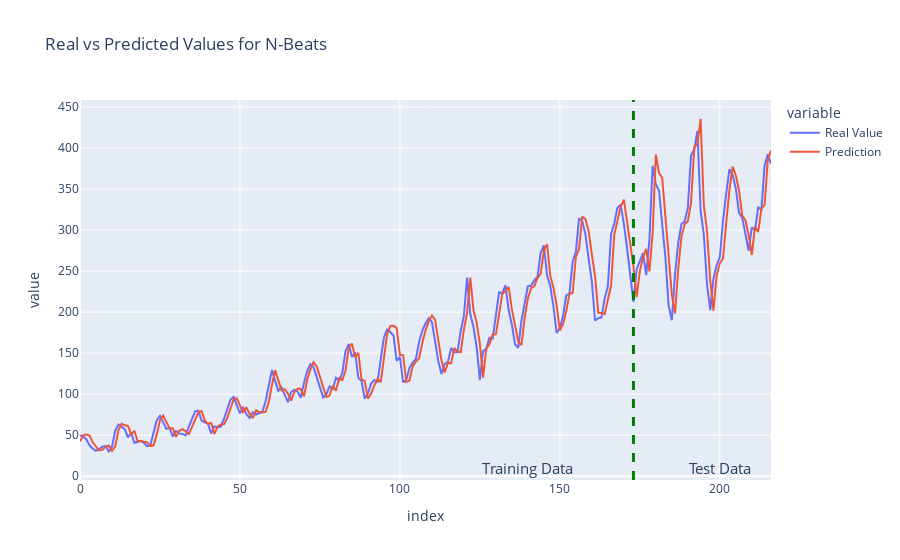

The cell this chart's notebook holds for it:
### Code cell
preds = pd.DataFrame(index = np.arange(len(y_train) + len(y_test)))
preds["Real Value"] = np.hstack([y_train[:, 0], y_test[:, 0]])
preds["Prediction"] = np.hstack([nbeats.predict(X_train)[:, 0], nbeats.predict(X_test)[:, 0]])
import plotly.express as px
fig = px.line(preds[["Real Value", "Prediction"]], title = "Real vs Predicted Values for N-Beats")
fig.add_vline(x = len(y_train), line_width=3, line_dash='dash', line_color='green')
fig.add_annotation(x = 140, y = 10,
 text='Training Data',
 font=dict(size=15),
 showarrow=False)
fig.add_annotation(x = 200, y = 10,
 text='Test Data',
 font=dict(size=15),
 showarrow=False)

### Figure 1 — Plotly figure (JSON) as saved in the notebook; plotly's stock layout.template omitted (floating-point values rounded to 4 significant figures; data arrays with more than 128 entries replaced by an {"elided": "..."} marker saying what was removed)
{"data": [{"hovertemplate": "variable=Real Value<br>index=%{x}<br>value=%{y}<extra></extra>", "legendgroup": "Real Value", "line": {"color": "#636efa", "dash": "solid"}, "marker": {"symbol": "circle"}, "mode": "lines", "name": "Real Value", "orientation": "v", "showlegend": true, "type": "scatter", "x": {"elided": "217 int values"}, "xaxis": "x", "y": {"elided": "217 float values"}, "yaxis": "y"}, {"hovertemplate": "variable=Prediction<br>index=%{x}<br>value=%{y}<extra></extra>", "legendgroup": "Prediction", "line": {"color": "#EF553B", "dash": "solid"}, "marker": {"symbol": "circle"}, "mode": "lines", "name": "Prediction", "orientation": "v", "showlegend": true, "type": "scatter", "x": {"elided": "217 int values"}, "xaxis": "x", "y": {"elided": "217 float values"}, "yaxis": "y"}], "layout": {"annotations": [{"font": {"size": 15}, "showarrow": false, "text": "Training Data", "x": 140, "y": 10}, {"font": {"size": 15}, "showarrow": false, "text": "Test Data", "x": 200, "y": 10}], "legend": {"title": {"text": "variable"}, "tracegroupgap": 0}, "shapes": [{"line": {"color": "green", "dash": "dash", "width": 3}, "type": "line", "x0": 173, "x1": 173, "xref": "x", "y0": 0, "y1": 1, "yref": "y domain"}], "title": {"text": "Real vs Predicted Values for N-Beats"}, "xaxis": {"anchor": "y", "domain": [0, 1], "title": {"text": "index"}}, "yaxis": {"anchor": "x", "domain": [0, 1], "title": {"text": "value"}}}}
